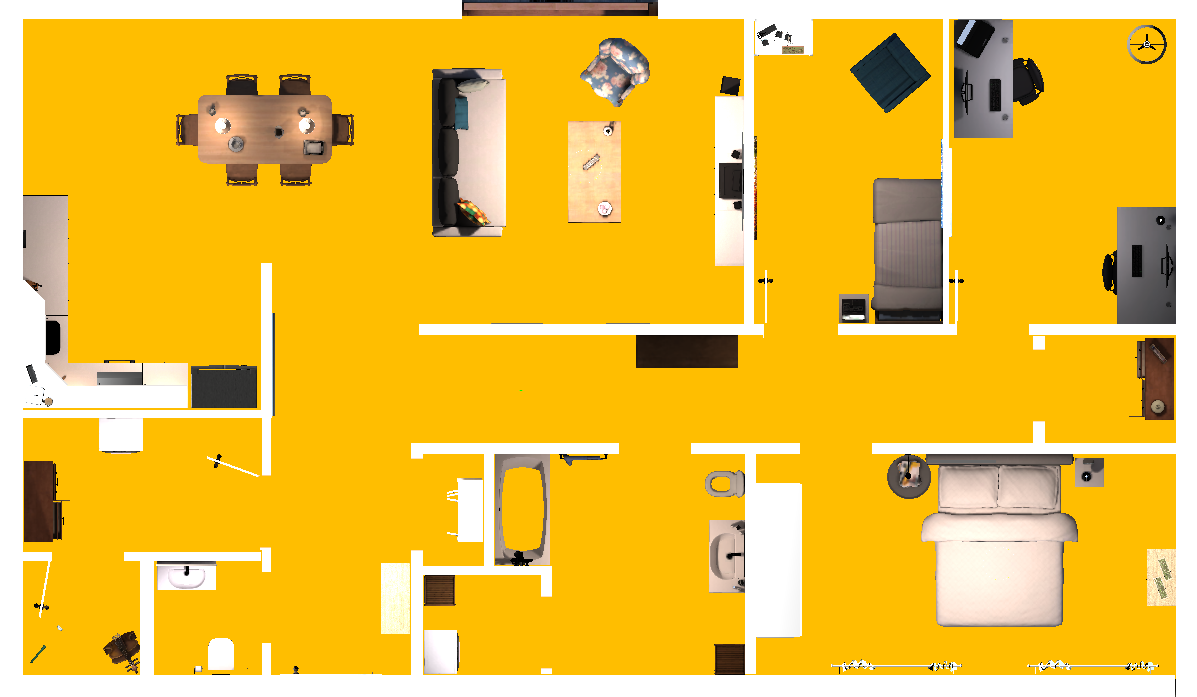
#> input picture embodied_active_learning/scripts/map_generation/map/occupation_map_flat.png, 1197 x 697 px
$ jupyter execute --allow-errors createMinimap.ipynb
#> lines starting #> are read from the running program, lines starting #| are printed output that depends on the picture; after the words box and inside, x2 and y2 are one past the last pixel; in counts of white or black regions, pixels touching at a corner belong together; long printed decimals are rounded
[cell 1]
import numpy as np
from PIL import Image
import matplotlib.pyplot as plt
from scipy import ndimage
from scipy.ndimage.morphology import binary_dilation,binary_erosion

[cell 2]
floor_width = 16.25 #m
floor_height =  9.45#m

[cell 3]
floor_color = (255,190,0) # np.asarray([255,133,0])
start_pos_color = (0,255,0)
floor_delta = 7
start_pos_delta = 0

[cell 4]
exported_map = np.asarray(Image.open("map/occupation_map_flat.png"))[:,:,0:3]
plt.imshow(exported_map)

[cell 5]
masks_floor = [np.logical_and(exported_map[:,:,i] <= floor_color[i] + floor_delta, exported_map[:,:,i] >= floor_color[i] - floor_delta) for i in range(3)]
#> masks_floor = 3 items
masks_start = [np.logical_and(exported_map[:,:,i] <= start_pos_color[i] + start_pos_delta, exported_map[:,:,i] >= start_pos_color[i] - start_pos_delta) for i in range(3)]
#> masks_start = 3 items
map_occupied = np.logical_or(np.logical_and(*masks_floor), np.logical_and(*masks_start))
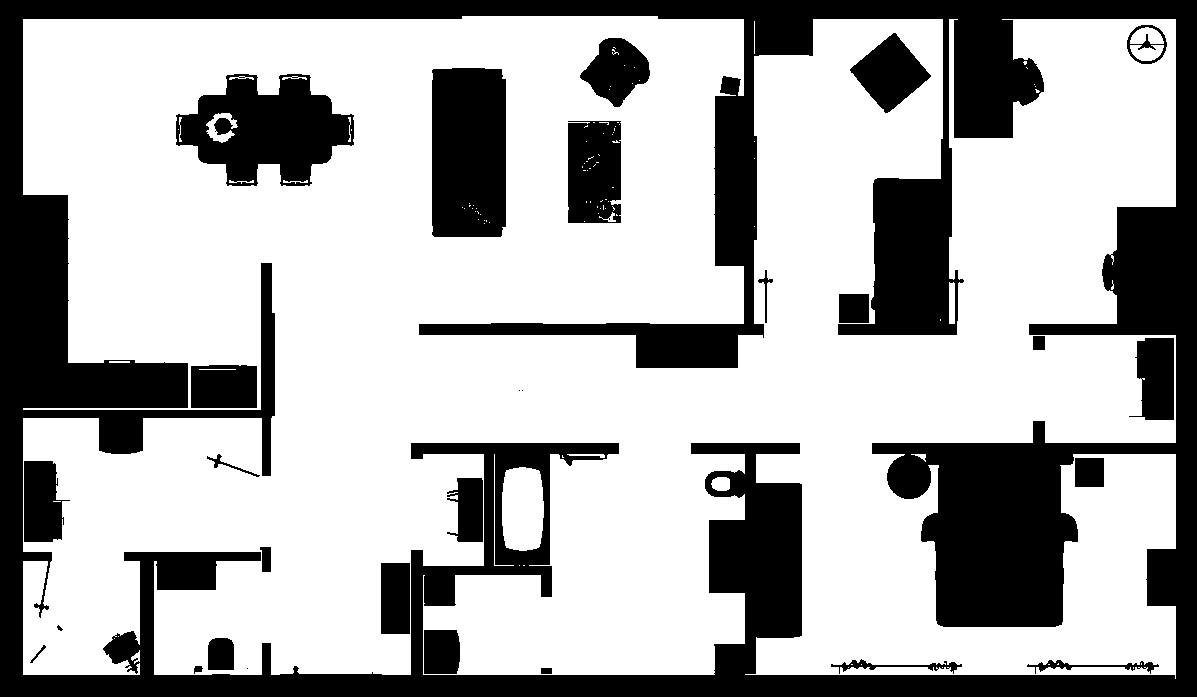
#> map_occupied: shape (697, 1197) bool; 68.4% white; 29 black regions (4 under 20 px), largest, box (x1, y1, x2, y2) and area: (0, 0, 1197, 697) 208611, (176, 74, 354, 186) 12428, (432, 68, 506, 237) 12351

[cell 6]
player_start = np.where(np.logical_and(*masks_start))
#> player_start = ([390, 390], [520, 521])
player_start_coord = player_start[0][0], player_start[1][0]
#> player_start_coord = (390, 520)

[cell 7]
plt.imshow(map_occupied)
plt.imshow(binary_dilation(np.logical_and(*masks_start), structure = np.ones((10,10))), alpha = 0.5)
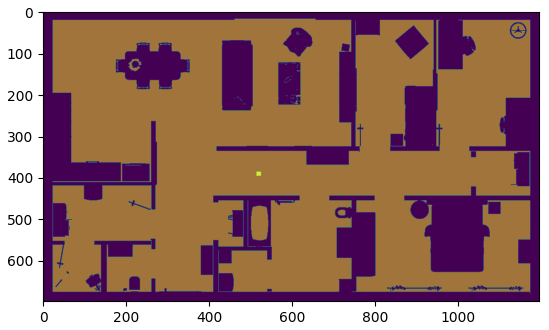
#> figure drawn by matplotlib, 1 panel

[cell 8]
map_free = np.logical_not(map_occupied)

[cell 9]
width_pixel = map_free.shape[1]
#> width_pixel = 1197
height_pixel = map_free.shape[0]
#> height_pixel = 697

length_per_pixel = 1/2 * (floor_width/width_pixel + floor_height/height_pixel)
#> length_per_pixel = 0.0136
map_width = map_free.shape[1]*length_per_pixel
#> map_width = 16.24
map_height =  map_free.shape[0]*length_per_pixel
#> map_height = 9.46
print("map shape [m]: ", map_height, map_width)
#| map shape [m]:  9.456 16.240

[cell 10]
# Save a dictionary into a pickle file.
import pickle

pickle.dump({'map': exported_map,
             'dimensions': {
                 'height': map_height,
                 'width':map_width,
                 'lengthPerPixel': length_per_pixel
             },
             'start': {
                 'top': player_start_coord[0],
                 'left': player_start_coord[1]
             }
            }, open( "minimap_flat.pickle", "wb" ), protocol = 2 )

[cell 11]
# Save a dictionary into a pickle file.
import pickle
s = pickle.load(open( "map.pickle", "rb" ))
#> (reads embodied_active_learning/scripts/map_generation/map.pickle from the repository)
